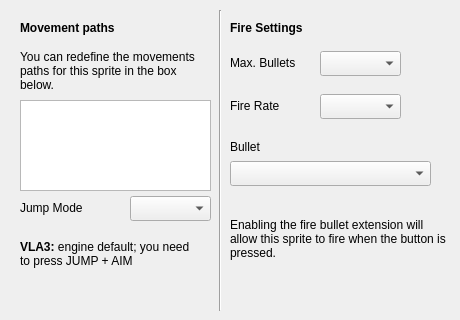
   <widget class="QWidget" name="tab_7">
    <attribute name="title">
     <string>Misc</string>
    </attribute>
    <widget class="QLabel" name="label_12">
     <property name="geometry">
      <rect>
       <x>20</x>
       <y>20</y>
       <width>221</width>
       <height>16</height>
      </rect>
     </property>
     <property name="text">
      <string>&lt;html&gt;&lt;head/&gt;&lt;body&gt;&lt;p&gt;&lt;span style=&quot; font-weight:600;&quot;&gt;Movement paths&lt;/span&gt;&lt;/p&gt;&lt;/body&gt;&lt;/html&gt;</string>
     </property>
    </widget>
    <widget class="QTreeWidget" name="treePaths">
     <property name="geometry">
      <rect>
       <x>20</x>
       <y>100</y>
       <width>191</width>
       <height>91</height>
      </rect>
     </property>
     <property name="contextMenuPolicy">
      <enum>Qt::CustomContextMenu</enum>
     </property>
     <attribute name="headerVisible">
      <bool>false</bool>
     </attribute>
     <column>
      <property name="text">
       <string notr="true">1</string>
      </property>
     </column>
    </widget>
    <widget class="QComboBox" name="cbJump">
     <property name="geometry">
      <rect>
       <x>130</x>
       <y>196</y>
       <width>81</width>
       <height>25</height>
      </rect>
     </property>
    </widget>
    <widget class="QLabel" name="label_15">
     <property name="geometry">
      <rect>
       <x>20</x>
       <y>200</y>
       <width>81</width>
       <height>16</height>
      </rect>
     </property>
     <property name="text">
      <string>Jump Mode</string>
     </property>
    </widget>
    <widget class="QLabel" name="label_27">
     <property name="geometry">
      <rect>
       <x>20</x>
       <y>50</y>
       <width>181</width>
       <height>41</height>
      </rect>
     </property>
     <property name="text">
      <string>You can redefine the movements paths for this sprite in the box below.</string>
     </property>
     <property name="wordWrap">
      <bool>true</bool>
     </property>
    </widget>
    <widget class="QLabel" name="sJumo">
     <property name="geometry">
      <rect>
       <x>20</x>
       <y>240</y>
       <width>181</width>
       <height>71</height>
      </rect>
     </property>
     <property name="text">
      <string>&lt;!DOCTYPE HTML PUBLIC &quot;-//W3C//DTD HTML 4.0//EN&quot; &quot;http://www.w3.org/TR/REC-html40/strict.dtd&quot;&gt;
&lt;html&gt;&lt;head&gt;&lt;meta name=&quot;qrichtext&quot; content=&quot;1&quot; /&gt;&lt;style type=&quot;text/css&quot;&gt;
p, li { white-space: pre-wrap; }
&lt;/style&gt;&lt;/head&gt;&lt;body style=&quot; font-family:'Sans Serif'; font-size:9pt; font-weight:400; font-style:normal;&quot;&gt;
&lt;p style=&quot; margin-top:0px; margin-bottom:0px; margin-left:0px; margin-right:0px; -qt-block-indent:0; text-indent:0px;&quot;&gt;&lt;span style=&quot; font-weight:600;&quot;&gt;VLA3: &lt;/span&gt;engine default; you need to press JUMP + AIM&lt;/p&gt;&lt;/body&gt;&lt;/html&gt;</string>
     </property>
     <property name="textFormat">
      <enum>Qt::RichText</enum>
     </property>
     <property name="alignment">
      <set>Qt::AlignLeading|Qt::AlignLeft|Qt::AlignTop</set>
     </property>
     <property name="wordWrap">
      <bool>true</bool>
     </property>
    </widget>
    <widget class="QLabel" name="label_65">
     <property name="geometry">
      <rect>
       <x>230</x>
       <y>55</y>
       <width>81</width>
       <height>16</height>
      </rect>
     </property>
     <property name="text">
      <string>Max. Bullets</string>
     </property>
    </widget>
    <widget class="QComboBox" name="cbFireRate">
     <property name="geometry">
      <rect>
       <x>320</x>
       <y>94</y>
       <width>81</width>
       <height>25</height>
      </rect>
     </property>
    </widget>
    <widget class="QLabel" name="label_66">
     <property name="geometry">
      <rect>
       <x>230</x>
       <y>98</y>
       <width>61</width>
       <height>16</height>
      </rect>
     </property>
     <property name="text">
      <string>Fire Rate</string>
     </property>
    </widget>
    <widget class="QComboBox" name="cbMaxBullets">
     <property name="geometry">
      <rect>
       <x>320</x>
       <y>51</y>
       <width>81</width>
       <height>25</height>
      </rect>
     </property>
    </widget>
    <widget class="QLabel" name="label_67">
     <property name="geometry">
      <rect>
       <x>230</x>
       <y>139</y>
       <width>52</width>
       <height>15</height>
      </rect>
     </property>
     <property name="text">
      <string>Bullet</string>
     </property>
    </widget>
    <widget class="QComboBox" name="cbBullet">
     <property name="geometry">
      <rect>
       <x>230</x>
       <y>161</y>
       <width>201</width>
       <height>25</height>
      </rect>
     </property>
    </widget>
    <widget class="Line" name="line">
     <property name="geometry">
      <rect>
       <x>210</x>
       <y>10</y>
       <width>20</width>
       <height>301</height>
      </rect>
     </property>
     <property name="orientation">
      <enum>Qt::Vertical</enum>
     </property>
    </widget>
    <widget class="QLabel" name="label_68">
     <property name="geometry">
      <rect>
       <x>230</x>
       <y>20</y>
       <width>221</width>
       <height>16</height>
      </rect>
     </property>
     <property name="text">
      <string>&lt;html&gt;&lt;head/&gt;&lt;body&gt;&lt;p&gt;&lt;span style=&quot; font-weight:600;&quot;&gt;Fire Settings&lt;/span&gt;&lt;/p&gt;&lt;/body&gt;&lt;/html&gt;</string>
     </property>
    </widget>
    <widget class="QLabel" name="label_69">
     <property name="geometry">
      <rect>
       <x>230</x>
       <y>218</y>
       <width>221</width>
       <height>71</height>
      </rect>
     </property>
     <property name="text">
      <string>Enabling the fire bullet extension will allow this sprite to fire when the button is pressed.</string>
     </property>
     <property name="alignment">
      <set>Qt::AlignLeading|Qt::AlignLeft|Qt::AlignTop</set>
     </property>
     <property name="wordWrap">
      <bool>true</bool>
     </property>
    </widget>
   </widget>
